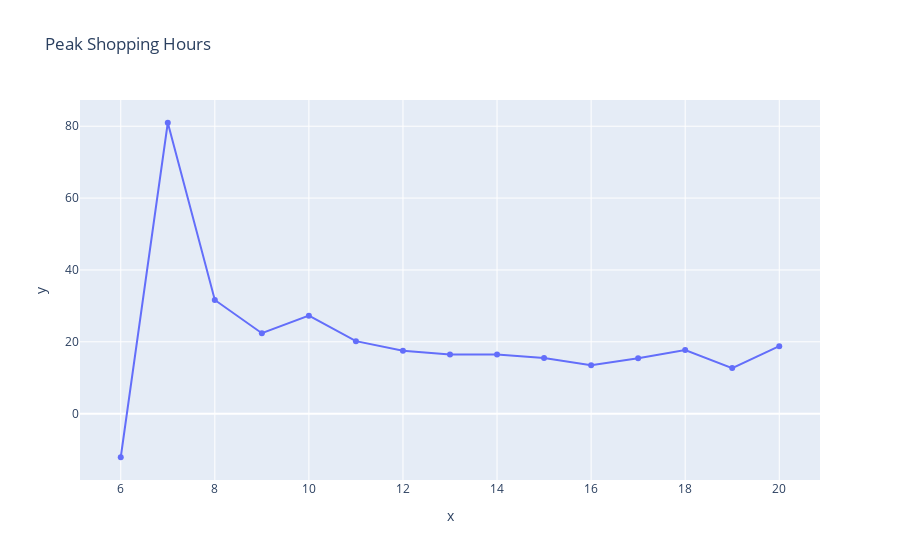

Source (notebook cell):
### Code cell
peakhour = df.groupby('Hour')['Sales'].mean().reset_index()
px.line(x=peakhour['Hour'] , y=peakhour['Sales'] , markers=True , title='Peak Shopping Hours')

### Figure 1 — Plotly figure (JSON) as saved in the notebook; plotly's stock layout.template omitted (floating-point values rounded to 4 significant figures)
{"data": [{"hovertemplate": "x=%{x}<br>y=%{y}<extra></extra>", "legendgroup": "", "line": {"color": "#636efa", "dash": "solid"}, "marker": {"symbol": "circle"}, "mode": "lines+markers", "name": "", "orientation": "v", "showlegend": false, "type": "scatter", "x": [6, 7, 8, 9, 10, 11, 12, 13, 14, 15, 16, 17, 18, 19, 20], "xaxis": "x", "y": [-12.13, 80.96, 31.64, 22.39, 27.27, 20.19, 17.54, 16.49, 16.45, 15.48, 13.48, 15.42, 17.71, 12.68, 18.8], "yaxis": "y"}], "layout": {"legend": {"tracegroupgap": 0}, "title": {"text": "Peak Shopping Hours"}, "xaxis": {"anchor": "y", "domain": [0, 1], "title": {"text": "x"}}, "yaxis": {"anchor": "x", "domain": [0, 1], "title": {"text": "y"}}}}
